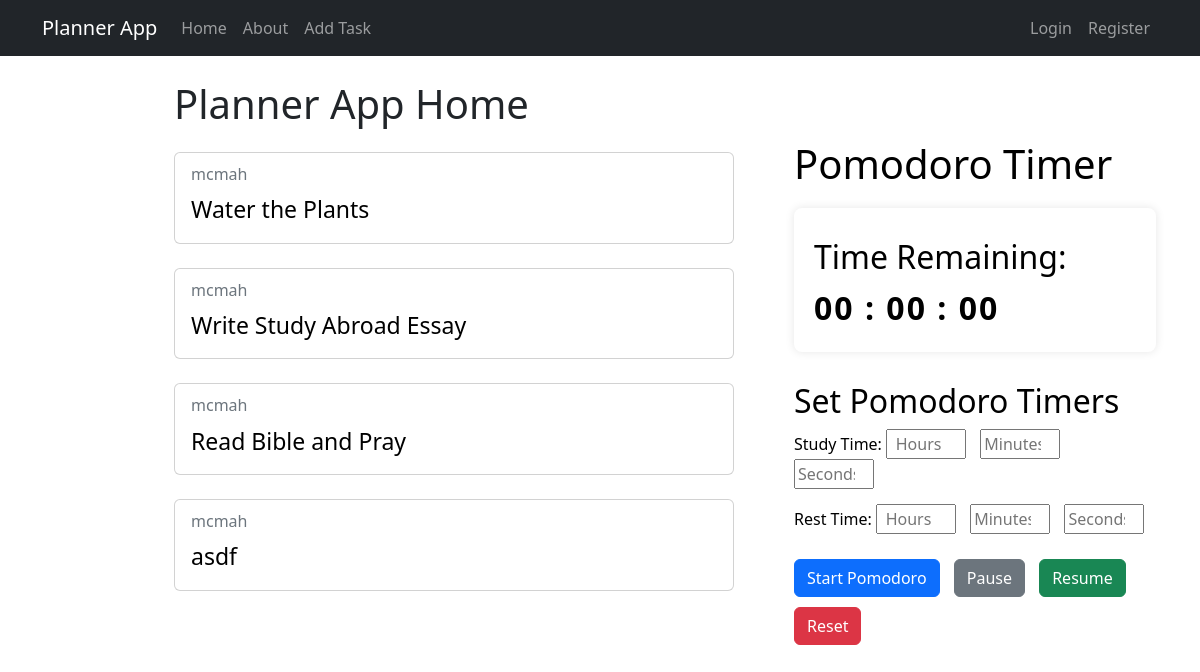
The page / on the database its author committed.
### workouts/models.py (models this page shows, shortened)
class Workout(models.Model):
  title = models.CharField(max_length=100)
  description = models.TextField()
  author = models.ForeignKey(User, on_delete=models.CASCADE)
  created_at = models.DateTimeField(auto_now_add=True)
  updated_at = models.DateTimeField(auto_now=True)

### workouts/views.py (the view)
# urls.py: path('', views.WorkoutListView.as_view(), name="workouts-home"),
class WorkoutListView(ListView):
    model = models.Workout
    template_name = 'workouts/home.html'
    context_object_name = 'workouts'

### workouts/context_processors.py (called while the page is built)
def current_datetime(request):
    current_date = datetime.today().date()  # Corrected to get today's date
    current_time = datetime.now()  # Set current time to the beginning of the day
    added_time = current_time + timedelta(minutes=5)  # Add 5 minutes, you can change to seconds as needed
    stored_time = datetime.now().strftime('%Y-%m-%d %H:%M:%S')
    return {
        'current_time': current_time.strftime('%Y-%m-%d %H:%M:%S'),
        'current_date': current_date,
        'added_time': added_time.strftime('%Y-%m-%d %H:%M:%S'),
        'stored_time': stored_time,
    }

### workouts/templates/workouts/home.html (shortened to what this page needs)
<link rel="stylesheet" href="/static/styles.css?" />
{% extends 'workouts/base.html' %}
{% block content %}
<div class="container">
  <div class="todolist">
    <h1>Planner App Home</h1>
    {% for workout in workouts %}
    <div class="card my-4" style="width: 35rem">
      <div class="card-body">
        <div class="row">
          <div class="col-8">
            <h6 class="card-subtitle mb-2 text-muted">{{ workout.author }}</h6>
            <a href="{% url 'workouts-detail' workout.pk %}" class="card-link"
              >{{ workout.title }}</a
            >
          </div>
        </div>
      </div>
    </div>
    {% endfor %}
  </div>
  <div class="pomodoro">
    <h1>Pomodoro Timer</h1>
    <div id="timer">
      <h2>Time Remaining:</h2>
      <div id="countdown">
      </div>
    </div>
    <div class="set-timer">
      <h2>Set Pomodoro Timers</h2>
      <div class="form-group">
        <label for="study-hours">Study Time:</label>
        <input type="number" id="study-hours" placeholder="Hours" min="0" />
        <input
          type="number"
          id="study-minutes"
          placeholder="Minutes"
          min="0"
          max="59"
        />
        <input
          type="number"
          id="study-seconds"
          placeholder="Seconds"
          min="0"
          max="59"
        />
      </div>
      <div class="form-group">
        <label for="rest-hours">Rest Time:</label>
        <input type="number" id="rest-hours" placeholder="Hours" min="0" />
        <input
          type="number"
          id="rest-minutes"
          placeholder="Minutes"
          min="0"
          max="59"
        />
        <input
          type="number"
          id="rest-seconds"
          placeholder="Seconds"
          min="0"
          max="59"
        />
      </div>
      <button class="btn btn-primary" onclick="startPomodoro()">
        Start Pomodoro
      </button>
      <button class="btn btn-secondary" onclick="pausePomodoro()">Pause</button>
      <button class="btn btn-success" onclick="resumePomodoro()">Resume</button>
      <button class="btn btn-danger" onclick="resetPomodoro()">Reset</button>
    </div>
  </div>
</div>
{% endblock content %}

### workouts/static/styles.css (style rules this page uses)
.card-link { color: black; text-decoration: none; font-size: 23px; }
.container { display: flex; }
.todolist { height: 100%; width: 560px; background-color: transparent; margin-left: -50px; }
.pomodoro { height: 650px; width: 634px; margin-top: 60px; margin-left: 60px; background-color: transparent; color: black; margin-right: -180px; }
#timer { margin-top: 20px; padding: 20px; background-color: #ffffff; border-radius: 8px; box-shadow: 0 0 10px rgba(0, 0, 0, 0.1); }
#countdown { font-size: 32px; font-weight: bold; letter-spacing: 2px; }
.set-timer { margin-top: 30px; }
.set-timer .form-group { margin-bottom: 15px; }
.set-timer input { width: 80px; text-align: center; margin-right: 10px; }
.set-timer button { margin-top: 10px; }
.btn { margin-right: 10px; }

### rows shown on the page
Workout: author "mcmah", title "Water the Plants"
Workout: author "mcmah", title "Write Study Abroad Essay"
Workout: author "mcmah", title "Read Bible and Pray"
Workout: author "mcmah", title "asdf"
